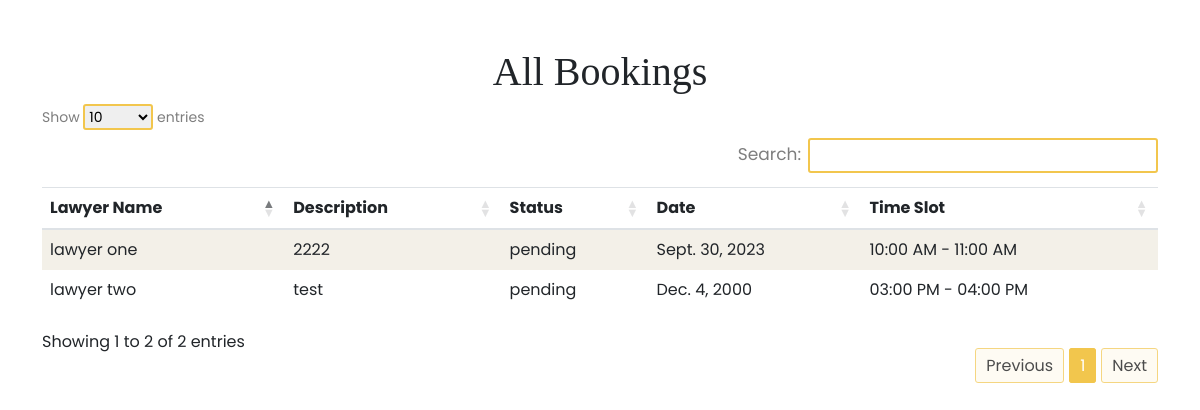
Page /bookings/ on the earlier database version.
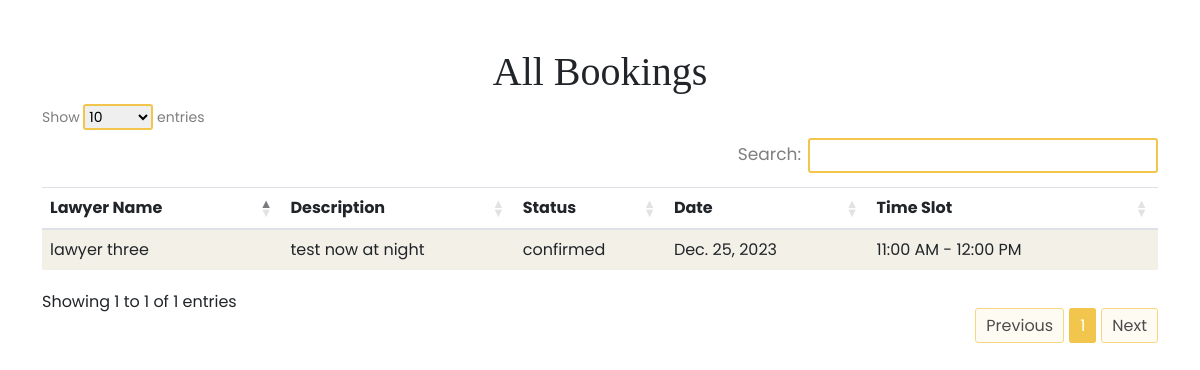
Same page on the later database version.
### accounts/models.py (models this page shows, shortened)
class Booking(models.Model):
    user = models.ForeignKey(CustomUser, on_delete=models.CASCADE)
    lawyer = models.ForeignKey(LawyerProfile, on_delete=models.CASCADE)
    details = models.TextField()
    booking_date = models.DateField()
    time_slot = models.ForeignKey(TimeSlot, on_delete=models.CASCADE)
    status = models.CharField(max_length=20, default="pending")
    original_booking_date = models.DateField(null=True, blank=True)

class LawyerProfile(models.Model):
    SPECIALIZATIONS = (
        ('family', 'Family Lawyer'),
        ('criminal', 'Criminal Lawyer'),
        ('consumer', 'Consumer Lawyer'),
        ('coperatelawyer', 'Coperate Lawyer'),
        ('civilrightlawyer', 'Civil Right Lawyer'),
        ('divorcelawyer', 'Divorce Lawyer'),
    )
    COURT = (
        ('jfcmcchangancherry', 'Judicial First Class Magistrate Court  Changancherry'),
        ('munsiff', 'Munsiff Court Changancherry'),
        ('jfcmcKanjirapally', 'Judicial First Class Magistrate Court  Kanjirapally'),
        ('munsifcourtkanjirapally', 'Munsiff Court Kanjirapally'),
        ('districtcourtkottayam', 'District Court Kottayam'),
        ('highcourtkochi', 'High Court Kochi'),
    )
    id = models.AutoField(primary_key=True)
    user = models.OneToOneField(CustomUser, on_delete=models.CASCADE, related_name='lawyer_profile')
    specialization = models.CharField(max_length=20, choices=SPECIALIZATIONS,blank=True)
    start_date = models.DateField(null=True)  # Date profession started
    experience = models.IntegerField(blank=True)  # Experience in years
    DEFAULT_PROFILE_PICTURE_PATH = 'uploads/default_profile_picture.png'
    profile_picture = models.ImageField(
        upload_to='uploads/',
        default=DEFAULT_PROFILE_PICTURE_PATH,  # Set the default profile picture path
        blank=True,
        null=True
    )
    certificates = models.ManyToManyField('Certificate', blank=True)
    license_no = models.CharField(max_length=30,blank=False)
    locations = TaggableManager()
    cases_won = models.IntegerField(null=True, blank=True)
    cases_lost = models.IntegerField(null=True, blank=True)
    total_cases_handeled = models.IntegerField(null=True, blank=True)
    currendly_handling = models.IntegerField(null=True, blank=True)
    experience = models.IntegerField(null=True, blank=True)
    court = models.CharField(max_length=200, choices=COURT,blank=True)

class CustomUser(AbstractUser):
    USER_TYPES = (
        ('admin', 'Admin'),
        ('lawyer', 'Lawyer'),
        ('student', 'Student'),
        ('client', 'Client'),
    )
    STATES = (
    ('Andhra Pradesh', 'Andhra Pradesh'),
    ('Arunachal Pradesh', 'Arunachal Pradesh'),
    ('Assam', 'Assam'),
    ('Bihar', 'Bihar'),
    ('Chhattisgarh', 'Chhattisgarh'),
    ('Goa', 'Goa'),
    ('Gujarat', 'Gujarat'),
    ('Haryana', 'Haryana'),
    ('Himachal Pradesh', 'Himachal Pradesh'),
    ('Jharkhand', 'Jharkhand'),
    ('Karnataka', 'Karnataka'),
    ('Kerala', 'Kerala'),
    ('Madhya Pradesh', 'Madhya Pradesh'),
    ('Maharashtra', 'Maharashtra'),
    ('Manipur', 'Manipur'),
    ('Meghalaya', 'Meghalaya'),
    ('Mizoram', 'Mizoram'),
    ('Nagaland', 'Nagaland'),
    ('Odisha', 'Odisha'),
    ('Punjab', 'Punjab'),
    ('Rajasthan', 'Rajasthan'),
    ('Sikkim', 'Sikkim'),
    ('Tamil Nadu', 'Tamil Nadu'),
    ('Telangana', 'Telangana'),
    ('Tripura', 'Tripura'),
    ('Uttar Pradesh', 'Uttar Pradesh'),
    ('Uttarakhand', 'Uttarakhand'),
    ('West Bengal', 'West Bengal'),
    ('Andaman and Nicobar Islands', 'Andaman and Nicobar Islands'),
    ('Chandigarh', 'Chandigarh'),
    ('Dadra and Nagar Haveli and Daman and Diu', 'Dadra and Nagar Haveli and Daman and Diu'),
    ('Lakshadweep', 'Lakshadweep'),
    ('Delhi', 'Delhi'),
    ('Puducherry', 'Puducherry'),
)
    user_type = models.CharField(max_length=10, choices=USER_TYPES, default='client')
    email = models.EmailField(unique=True, default='')  # Change: Use email as the username
    first_name = models.CharField(max_length=30, default='')  # Added: First name field
    last_name = models.CharField(max_length=30, default='')  # Added: Last name field
    address = models.TextField(default='',blank=True,)  # Added: Address field
    dob = models.DateField(default='2000-01-01',blank=True,)  # Added: Date of birth field
    pin = models.CharField(max_length=6, default='',blank=True,)  # Added: PIN code field
    state = models.CharField(max_length=50, choices=STATES, blank=True, null=False)
    phone = models.CharField(max_length=15,blank=True, unique=True)  # Added: Phone number field

class TimeSlot(models.Model):
    start_time = models.TimeField()
    def __str__(self):
        start_datetime = datetime.combine(datetime.today(), self.start_time)
        end_datetime = start_datetime + timedelta(hours=1)
        formatted_start_time = start_datetime.strftime("%I:%M %p")
        formatted_end_time = end_datetime.strftime("%I:%M %p")
        name = f"{formatted_start_time} - {formatted_end_time}"
        return name

### accounts/views.py (the view)
# urls.py: path('bookings/', views.all_bookings, name='all_bookings'),
def all_bookings(request):
    bookings = Booking.objects.all()
    context = {
        'bookings': bookings,
    }
    return render(request, 'bookings.html', context)

### accounts/templates/bookings.html (shortened to what this page needs)
{% load static %}
<!DOCTYPE html>
<html lang="en">
<head>
    <link rel="stylesheet" href="{% static 'css/bootstrap.min.css' %}">
    <link rel="stylesheet" href="{% static 'css/font-awesome.min.css' %}">
    <link rel="stylesheet" href="{% static 'css/nice-select.css' %}">
    <link rel="stylesheet" href="{% static 'css/slicknav.css' %}">
    <link rel="stylesheet" href="{% static 'css/style.css' %}">
    <link rel="stylesheet" href="https://cdnjs.cloudflare.com/ajax/libs/twitter-bootstrap/5.3.0/css/bootstrap.min.css">
    <link rel="stylesheet" href="https://cdn.datatables.net/1.13.6/css/dataTables.bootstrap5.min.css">
</head>
<body>
    <div class="container py-5">
        <h1 class="text-center">All Bookings</h1>
        <div class="row">
            <div class="col-12">
                <table id="example" class="table table-striped" style="width:100%">
                    <thead>
                        <tr>
                            <th>Lawyer Name</th>
                            <th>Description</th>
                            <th>Status</th>
                            <th>Date</th>
                            <th>Time Slot</th>
                        </tr>
                    </thead>
                    <tbody>
                        {% for booking in bookings %}
                        <tr>
                            <td>{{ booking.lawyer.user.get_full_name }}</td>
                            <td>{{ booking.details }}</td>
                            <td>{{ booking.status }}</td>
                            <td>{{ booking.booking_date }}</td>
                            <td>{{ booking.time_slot }}</td>
                        </tr>
                        {% endfor %}
                    </tbody>
                </table>
            </div>
        </div>
    </div>
</body>
</html>

Differences in the rows shown:
removed Booking: lawyer.user.get_full_name "lawyer two", details "test", status "pending", booking_date "Dec. 4, 2000", time_slot "03:00 PM - 04:00 PM"
removed Booking: lawyer.user.get_full_name "lawyer one", details "2222", status "pending", booking_date "Sept. 30, 2023", time_slot "10:00 AM - 11:00 AM"
added Booking: lawyer.user.get_full_name "lawyer three", details "test now at night", status "confirmed", booking_date "Dec. 25, 2023", time_slot "11:00 AM - 12:00 PM"
Other differences:
text written by a page script: "Show entries Search: Showing 1 to 2 of 2 entries Previous 1 Next" → "Show entries Search: Showing 1 to 1 of 1 entries Previous 1 Next"
